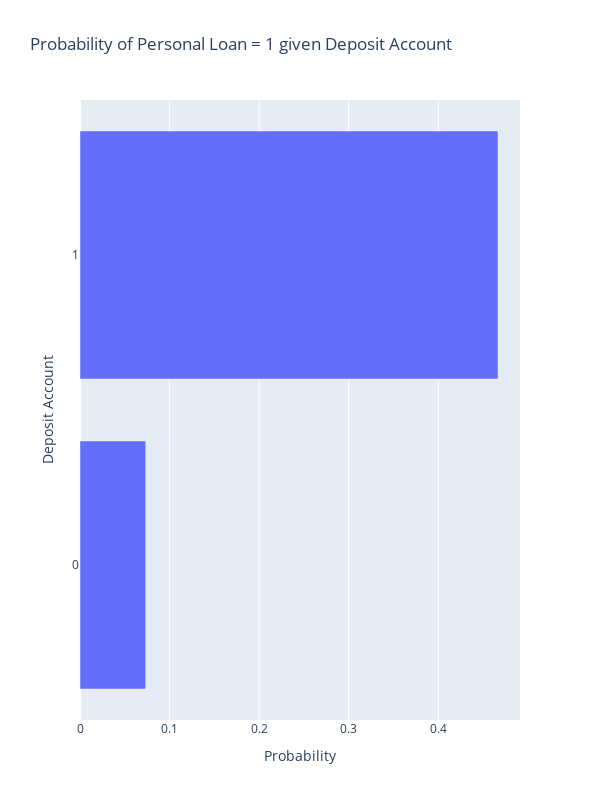

Notebook code cell kept with this figure:
### Code cell
plot_category_loan_distribution(df, category_col = 'deposit_account', height = 400)

### Figure 1 — Plotly figure (JSON) as saved in the notebook; plotly's stock layout.template omitted (floating-point values rounded to 4 significant figures)
{"data": [{"alignmentgroup": "True", "hovertemplate": "Probability=%{x}<br>Deposit Account=%{y}<extra></extra>", "legendgroup": "", "marker": {"color": "#636efa", "pattern": {"shape": ""}}, "name": "", "offsetgroup": "", "orientation": "h", "showlegend": false, "textposition": "auto", "type": "bar", "x": [0.07338, 0.4667], "xaxis": "x", "y": ["0", "1"], "yaxis": "y"}], "layout": {"barmode": "relative", "height": 800, "legend": {"tracegroupgap": 0}, "title": {"text": "Probability of Personal Loan = 1 given Deposit Account"}, "width": 600, "xaxis": {"anchor": "y", "domain": [0, 1], "title": {"text": "Probability"}}, "yaxis": {"anchor": "x", "domain": [0, 1], "tickmode": "linear", "title": {"text": "Deposit Account"}}}}
